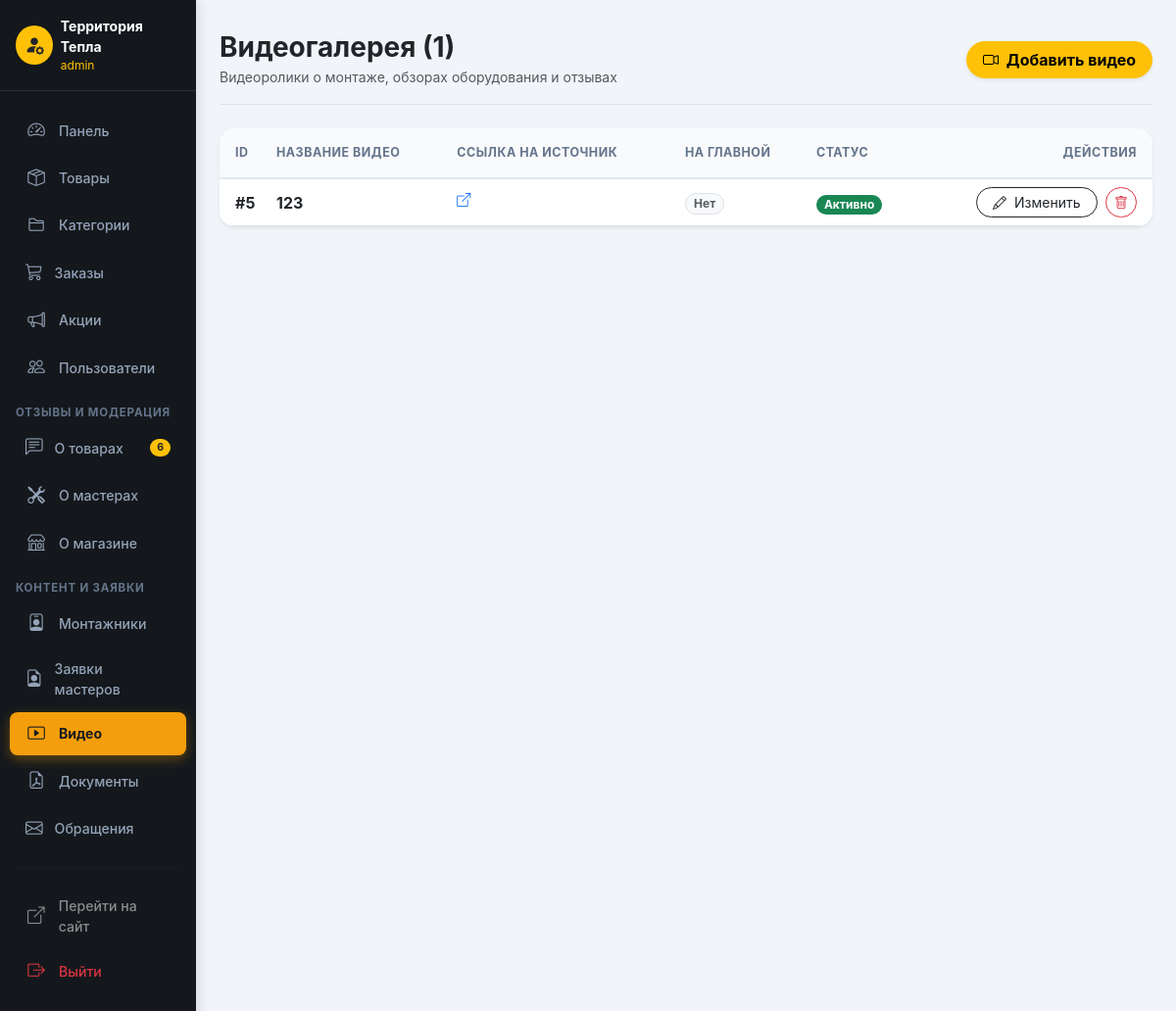
/admin/videos.php (signed in), run on the app's committed database.
### tables this page shows
CREATE TABLE `videos` (
  `id` int(11) NOT NULL AUTO_INCREMENT,
  `title` varchar(255) NOT NULL,
  `video_url` varchar(500) NOT NULL,
  `description` text DEFAULT NULL,
  `is_active` tinyint(1) NOT NULL DEFAULT 1,
  `show_on_home` tinyint(1) NOT NULL DEFAULT 0,
  `sort_order` int(11) NOT NULL DEFAULT 0,
  `created_at` timestamp NULL DEFAULT current_timestamp(),
  PRIMARY KEY (`id`)
);

### admin/videos.php (the view, shortened to what this page needs)
<?php
require_once 'admin_header.php';
$videos = [];
try {
    $stmt = $pdo->query("SELECT * FROM videos ORDER BY created_at DESC");
    $videos = $stmt->fetchAll(PDO::FETCH_ASSOC);
} catch (Throwable $e) {
    error_log("Error loading videos: " . $e->getMessage());
}
?>
<div class="d-flex justify-content-between flex-wrap flex-md-nowrap align-items-center pt-2 pb-3 mb-4 border-bottom">
    <div>
        <h1 class="h3 fw-bold text-dark mb-0">Видеогалерея (<?= count($videos) ?>)</h1>
        <small class="text-muted">Видеоролики о монтаже, обзорах оборудования и отзывах</small>
    </div>
    <div class="btn-toolbar mb-2 mb-md-0">
        <a href="video_edit.php" class="btn btn-warning fw-bold rounded-pill shadow-sm px-3">
            <i class="bi bi-camera-video me-1"></i> Добавить видео
        </a>
    </div>
</div>
<div class="card border-0 shadow-sm rounded-4 bg-white overflow-hidden mb-4">
    <div class="card-body p-0">
        <div class="table-responsive">
            <table class="table table-hover mb-0 align-middle">
                <thead class="table-light">
                    <tr>
                        <th class="ps-3 py-3" style="width: 50px;">ID</th>
                        <th class="py-3">Название видео</th>
                        <th class="py-3">Ссылка на источник</th>
                        <th class="py-3">На главной</th>
                        <th class="py-3">Статус</th>
                        <th class="text-end pe-3 py-3">Действия</th>
                    </tr>
                </thead>
                <tbody>
                    <?php if (!empty($videos)): ?>
                        <?php foreach ($videos as $v): ?>
                        <tr>
                            <td class="ps-3 fw-bold text-dark">#<?= $v['id']; ?></td>
                            <td class="fw-bold text-dark"><?= htmlspecialchars($v['title']); ?></td>
                            <td>
                                <a href="<?= htmlspecialchars($v['video_url']); ?>" target="_blank" class="text-decoration-none text-dark small text-truncate d-inline-block" style="max-width: 250px;">
                                    <i class="bi bi-box-arrow-up-right me-1 text-primary"></i> <?= htmlspecialchars($v['video_url']); ?>
                                </a>
                            </td>
                            <td><?= $v['show_on_home'] ? '<span class="badge bg-warning text-dark rounded-pill px-2">Да</span>' : '<span class="badge bg-light text-muted border rounded-pill px-2">Нет</span>'; ?></td>
                            <td><?= $v['is_active'] ? '<span class="badge bg-success rounded-pill px-2">Активно</span>' : '<span class="badge bg-secondary rounded-pill px-2">Скрыто</span>'; ?></td>
                            <td class="text-end pe-3 text-nowrap">
                                <a href="video_edit.php?id=<?= $v['id']; ?>" class="btn btn-sm btn-outline-dark rounded-pill px-3 me-1" title="Редактировать">
                                    <i class="bi bi-pencil me-1"></i> Изменить
                                </a>
                                <a href="videos.php?delete=<?= $v['id']; ?>" class="btn btn-sm btn-outline-danger rounded-pill px-2" onclick="return confirm('Удалить видеоролик?');" title="Удалить">
                                    <i class="bi bi-trash"></i>
                                </a>
                            </td>
                        </tr>
                        <?php endforeach; ?>
                    <?php endif; ?>
                </tbody>
            </table>
        </div>
    </div>
</div>
<?php require_once 'admin_footer.php'; ?>

### admin/admin_header.php (style rules this page uses)
:root { --admin-sidebar-bg: #14181c; --admin-accent: #f59e0b; --admin-accent-hover: #d97706; --admin-hover-bg: rgba(245, 158, 11, 0.12); }
body { background-color: #f1f5f9; font-family: 'Inter', system-ui, -apple-system, "Segoe UI", Roboto, sans-serif; color: #1e293b; }
.table thead th { font-size: 0.78rem; text-transform: uppercase; letter-spacing: 0.5px; color: #64748b; font-weight: 700; background-color: #f8fafc; border-bottom: 2px solid #e2e8f0; }

### data on the page
videos: id "5", title "123", show_on_home "Нет", is_active "Активно"

### other printed values
$_SESSION['username'] "admin"
$pending_reviews_count "6"
count($videos) "1"
